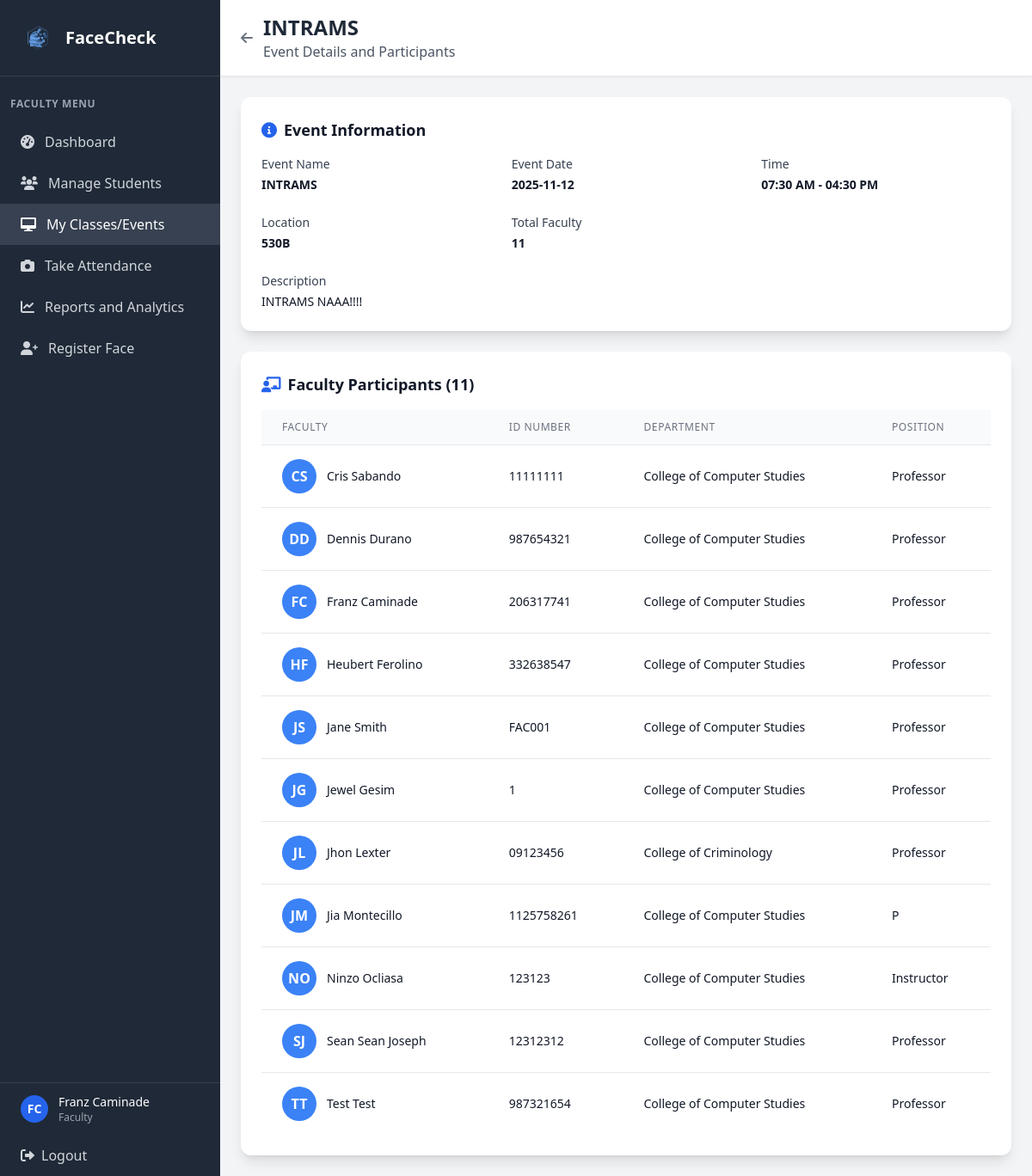
Screenshot of /faculty/event/1 (signed in) with the database file from the repository.
### tables this page shows
CREATE TABLE user (
            user_id INTEGER PRIMARY KEY AUTOINCREMENT,
            idno VARCHAR(20) NOT NULL UNIQUE,
            firstname VARCHAR(50) NOT NULL,
            lastname VARCHAR(50) NOT NULL,
            role VARCHAR(10) NOT NULL CHECK (role IN ('admin', 'faculty', 'student')),
            password VARCHAR(255) NOT NULL,
            created_at DATETIME DEFAULT CURRENT_TIMESTAMP,
            is_active BOOLEAN DEFAULT 1,
            dept_id INTEGER,
            FOREIGN KEY (dept_id) REFERENCES department(dept_id)
        );

CREATE TABLE event (
            event_id INTEGER PRIMARY KEY AUTOINCREMENT,
            event_name VARCHAR(20) NOT NULL,
            description TEXT,
            event_date DATETIME NOT NULL,
            start_time TIME,
            end_time TIME,
            room VARCHAR(20),
            faculty_id INTEGER NOT NULL,
            FOREIGN KEY (faculty_id) REFERENCES faculty(faculty_id)
        );

CREATE TABLE faculty (
            faculty_id INTEGER PRIMARY KEY AUTOINCREMENT,
            position VARCHAR(30) NOT NULL,
            user_id INTEGER NOT NULL, attendance_image VARCHAR(255),
            FOREIGN KEY (user_id) REFERENCES user(user_id)
        );

CREATE TABLE department (
            dept_id INTEGER PRIMARY KEY AUTOINCREMENT,
            dept_name VARCHAR(50) NOT NULL
        );

### app.py (the view)
@app.route('/faculty/event/<int:event_id>')
def faculty_event_view(event_id):
    if 'user_id' not in session or session['role'] != 'faculty':
        return redirect(url_for('login'))
    conn = get_db_connection()
    faculty = conn.execute('''
        SELECT f.faculty_id, u.firstname, u.lastname, u.idno, f.attendance_image
        FROM faculty f
        JOIN user u ON f.user_id = u.user_id
        WHERE u.user_id = ?
    ''', (session['user_id'],)).fetchone()
    if not faculty:
        conn.close()
        flash('Faculty record not found', 'error')
        return redirect(url_for('faculty_dashboard'))
    event_info = conn.execute('''
        SELECT * FROM event
        WHERE event_id = ? AND faculty_id = ?
    ''', (event_id, faculty['faculty_id'])).fetchone()
    if not event_info:
        conn.close()
        flash('Event not found or access denied', 'error')
        return redirect(url_for('faculty_my_classes'))
    faculty_members = conn.execute('''
        SELECT u.idno, u.firstname, u.lastname, d.dept_name, f.position, f.attendance_image
        FROM faculty f
        JOIN user u ON f.user_id = u.user_id
        LEFT JOIN department d ON u.dept_id = d.dept_id
        ORDER BY u.firstname, u.lastname
    ''').fetchall()
    def format_time(value):
        if not value:
            return None
        try:
            time_str = str(value)
            time_formats = ['%H:%M:%S', '%H:%M']
            for fmt in time_formats:
                try:
                    return datetime.strptime(time_str, fmt).strftime('%I:%M %p')
                except ValueError:
                    continue
            return time_str
        except Exception:
            return str(value)
    start_time = format_time(event_info['start_time'])
    end_time = format_time(event_info['end_time'])
    conn.close()
    return render_template('faculty/faculty_event_view.html',
                         event_info=event_info,
                         faculty=faculty,
                         faculty_members=faculty_members,
                         start_time=start_time,
                         end_time=end_time)

### app.py (called while the page is built)
def get_db_connection():
    try:
        conn = sqlite3.connect('facecheck.db', timeout=30.0)
        conn.row_factory = sqlite3.Row
        conn.execute('PRAGMA foreign_keys = ON')
        try:
            cur = conn.cursor()
            cur.execute("PRAGMA table_info(faculty)")
            columns = [row[1] for row in cur.fetchall()]
            if 'attendance_image' not in columns:
                cur.execute("ALTER TABLE faculty ADD COLUMN attendance_image VARCHAR(255)")
                conn.commit()
        except Exception:
            pass
        return conn
    except sqlite3.Error as e:
        print(f"Database connection error: {e}")
        raise

### templates/faculty/faculty_event_view.html (shortened to what this page needs)
<!DOCTYPE html>
<html lang="en">
<head>
    <script src="https://cdn.tailwindcss.com"></script>
    <link href="https://cdnjs.cloudflare.com/ajax/libs/font-awesome/6.0.0/css/all.min.css" rel="stylesheet">
</head>
<body class="bg-gray-100">
    <div class="flex h-screen">
        <div class="w-64 bg-gray-800 text-white">
            <div class="p-6 border-b border-gray-700">
                <div class="flex items-center">
                    <img src="{{ url_for('static', filename='img/FaceCheck_Logo.png') }}" alt="FaceCheck logo" class="w-10 h-10 mr-3">
                    <h1 class="text-xl font-bold">FaceCheck</h1>
                </div>
            </div>
            <nav class="mt-6">
                <div class="px-3">
                    <div class="text-xs font-semibold text-gray-400 uppercase tracking-wider mb-3">Faculty Menu</div>
                </div>
                <a href="{{ url_for('faculty_dashboard') }}" class="flex items-center px-6 py-3 text-gray-300 hover:bg-gray-700 hover:text-white transition duration-200">
                    <i class="fas fa-tachometer-alt mr-3"></i>
                    Dashboard
                </a>
                <a href="{{ url_for('faculty_manage_students') }}" class="flex items-center px-6 py-3 text-gray-300 hover:bg-gray-700 hover:text-white transition duration-200">
                    <i class="fas fa-users mr-3"></i>
                    Manage Students
                </a>
                <a href="{{ url_for('faculty_my_classes') }}" class="flex items-center px-6 py-3 bg-gray-700 text-white">
                    <i class="fas fa-desktop mr-3"></i>
                    My Classes/Events
                </a>
                <a href="/attendance" class="flex items-center px-6 py-3 text-gray-300 hover:bg-gray-700 hover:text-white transition duration-200">
                    <i class="fas fa-camera mr-3"></i>
                    Take Attendance
                </a>
                <a href="/attendance_reports" class="flex items-center px-6 py-3 text-gray-300 hover:bg-gray-700 hover:text-white transition duration-200">
                    <i class="fas fa-chart-line mr-3"></i>
                    Reports and Analytics
                </a>
                <a href="/faculty/register_face" class="flex items-center px-6 py-3 text-gray-300 hover:bg-gray-700 hover:text-white transition duration-200">
                    <i class="fas fa-user-plus mr-3"></i>
                    Register Face
                </a>
            </nav>
            <div class="absolute bottom-0 w-64 border-t border-gray-700">
                <a href="{{ url_for('faculty_profile') }}" class="flex items-center px-6 py-3 hover:bg-gray-700 transition duration-200">
                    {% if faculty.attendance_image %}
                    <img src="{{ url_for('static', filename='attendance_images/' + faculty.attendance_image) }}"
                         alt="{{ faculty.firstname }} {{ faculty.lastname }}"
                         class="w-8 h-8 rounded-full object-cover border-2 border-blue-600 mr-3"
                         onerror="this.onerror=null; this.style.display='none'; this.nextElementSibling.style.display='flex';">
                    <div class="w-8 h-8 bg-blue-600 rounded-full items-center justify-center mr-3 hidden">
                        <span class="text-white text-sm font-bold">{{ faculty.firstname[0] }}{{ faculty.lastname[0] }}</span>
                    </div>
                    {% else %}
                    <div class="w-8 h-8 bg-blue-600 rounded-full flex items-center justify-center mr-3">
                        <span class="text-white text-sm font-bold">{{ faculty.firstname[0] }}{{ faculty.lastname[0] }}</span>
                    </div>
                    {% endif %}
                    <div>
                        <div class="text-sm font-medium">{{ faculty.firstname }} {{ faculty.lastname }}</div>
                        <div class="text-xs text-gray-400">Faculty</div>
                    </div>
                </a>
                <a href="{{ url_for('logout') }}" class="flex items-center px-6 py-3 text-gray-300 hover:bg-gray-700 hover:text-white transition duration-200">
                    <i class="fas fa-sign-out-alt mr-2"></i>
                    Logout
                </a>
            </div>
        </div>
        <div class="flex-1 flex flex-col overflow-hidden">
            <header class="bg-white shadow-sm border-b border-gray-200">
                <div class="px-6 py-4">
                    <div class="flex items-center justify-between">
                        <div>
                            <div class="flex items-center space-x-3">
                                <a href="{{ url_for('faculty_my_classes') }}" class="text-gray-500 hover:text-gray-700">
                                    <i class="fas fa-arrow-left"></i>
                                </a>
                                <div>
                                    <h2 class="text-2xl font-bold text-gray-800">{{ event_info.event_name }}</h2>
                                    <p class="text-gray-600">Event Details and Participants</p>
                                </div>
                            </div>
                        </div>
                    </div>
                </div>
            </header>
            <main class="flex-1 overflow-y-auto p-6">
                <div class="max-w-7xl mx-auto">
                    <div class="bg-white rounded-xl shadow-lg p-6 mb-6">
                        <h3 class="text-lg font-semibold text-gray-900 mb-4">
                            <i class="fas fa-info-circle mr-2 text-blue-600"></i>Event Information
                        </h3>
                        <div class="grid grid-cols-1 md:grid-cols-2 lg:grid-cols-3 gap-6">
                            <div>
                                <label class="block text-sm font-medium text-gray-700 mb-1">Event Name</label>
                                <p class="text-sm text-gray-900 font-semibold">{{ event_info.event_name }}</p>
                            </div>
                            <div>
                                <label class="block text-sm font-medium text-gray-700 mb-1">Event Date</label>
                                <p class="text-sm text-gray-900 font-semibold">{{ event_info.event_date }}</p>
                            </div>
                            <div>
                                <label class="block text-sm font-medium text-gray-700 mb-1">Time</label>
                                <p class="text-sm text-gray-900 font-semibold">
                                    {% if start_time and end_time %}
                                        {{ start_time }} - {{ end_time }}
                                    {% else %}
                                        Not set
                                    {% endif %}
                                </p>
                            </div>
                            <div>
                                <label class="block text-sm font-medium text-gray-700 mb-1">Location</label>
                                <p class="text-sm text-gray-900 font-semibold">{{ event_info.room or 'TBA' }}</p>
                            </div>
                            <div>
                                <label class="block text-sm font-medium text-gray-700 mb-1">Total Faculty</label>
                                <p class="text-sm text-gray-900 font-semibold">{{ faculty_members|length }}</p>
                            </div>
                            {% if event_info.description %}
                            <div class="md:col-span-2 lg:col-span-3">
                                <label class="block text-sm font-medium text-gray-700 mb-1">Description</label>
                                <p class="text-sm text-gray-900">{{ event_info.description }}</p>
                            </div>
                            {% endif %}
                        </div>
                    </div>
                    <div class="bg-white rounded-xl shadow-lg p-6">
                        <div class="flex items-center justify-between mb-4">
                            <h3 class="text-lg font-semibold text-gray-900">
                                <i class="fas fa-chalkboard-teacher mr-2 text-blue-600"></i>Faculty Participants ({{ faculty_members|length }})
                            </h3>
                        </div>
                        {% if faculty_members %}
                        <div class="overflow-x-auto">
                            <table class="min-w-full divide-y divide-gray-200">
                                <thead class="bg-gray-50">
                                    <tr>
                                        <th class="px-6 py-3 text-left text-xs font-medium text-gray-500 uppercase tracking-wider">Faculty</th>
                                        <th class="px-6 py-3 text-left text-xs font-medium text-gray-500 uppercase tracking-wider">ID Number</th>
                                        <th class="px-6 py-3 text-left text-xs font-medium text-gray-500 uppercase tracking-wider">Department</th>
                                        <th class="px-6 py-3 text-left text-xs font-medium text-gray-500 uppercase tracking-wider">Position</th>
                                    </tr>
                                </thead>
                                <tbody class="bg-white divide-y divide-gray-200">
                                    {% for member in faculty_members %}
                                    <tr class="hover:bg-gray-50">
                                        <td class="px-6 py-4 whitespace-nowrap">
                                            <div class="flex items-center">
                                                {% if member.attendance_image %}
                                                <div class="h-10 w-10 rounded-full bg-blue-500 items-center justify-center text-white font-bold mr-3 hidden">
                                                    {{ member.firstname[0] }}{{ member.lastname[0] }}
                                                </div>
                                                {% else %}
                                                <div class="h-10 w-10 rounded-full bg-blue-500 flex items-center justify-center text-white font-bold mr-3">
                                                    {{ member.firstname[0] }}{{ member.lastname[0] }}
                                                </div>
                                                {% endif %}
                                                <div>
                                                    <div class="text-sm font-medium text-gray-900">{{ member.firstname }} {{ member.lastname }}</div>
                                                </div>
                                            </div>
                                        </td>
                                        <td class="px-6 py-4 whitespace-nowrap text-sm text-gray-900">{{ member.idno }}</td>
                                        <td class="px-6 py-4 whitespace-nowrap text-sm text-gray-900">{{ member.dept_name or 'N/A' }}</td>
                                        <td class="px-6 py-4 whitespace-nowrap text-sm text-gray-900">{{ member.position or 'Faculty' }}</td>
                                    </tr>
                                    {% endfor %}
                                </tbody>
                            </table>
                        </div>
                        {% else %}
                        <div class="text-center py-12">
                            <i class="fas fa-user-slash text-gray-400 text-6xl mb-4"></i>
                            <h3 class="text-lg font-medium text-gray-900 mb-2">No Faculty Found</h3>
                            <p class="text-gray-600">No faculty records are available.</p>
                        </div>
                        {% endif %}
                    </div>
                </div>
            </main>
        </div>
    </div>
</body>
</html>

### rows the page displays
user: firstname "F", lastname "C", firstname "Franz", lastname "Caminade"
event: event_name "INTRAMS", event_date "2025-11-12", room "530B", description "INTRAMS NAAA!!!!"
faculty: firstname "C", lastname "S", firstname "Cris", lastname "Sabando", idno "11111111", dept_name "College of Computer Studies", position "Professor"
faculty: firstname "D", lastname "D", firstname "Dennis", lastname "Durano", idno "987654321", dept_name "College of Computer Studies", position "Professor"
faculty: firstname "F", lastname "C", firstname "Franz", lastname "Caminade", idno "206317741", dept_name "College of Computer Studies", position "Professor"
faculty: firstname "H", lastname "F", firstname "Heubert", lastname "Ferolino", idno "332638547", dept_name "College of Computer Studies", position "Professor"
faculty: firstname "J", lastname "S", firstname "Jane", lastname "Smith", idno "FAC001", dept_name "College of Computer Studies", position "Professor"
faculty: firstname "J", lastname "G", firstname "Jewel", lastname "Gesim", idno "1", dept_name "College of Computer Studies", position "Professor"
faculty: firstname "J", lastname "L", firstname "Jhon", lastname "Lexter", idno "09123456", dept_name "College of Criminology", position "Professor"
faculty: firstname "J", lastname "M", firstname "Jia", lastname "Montecillo", idno "1125758261", dept_name "College of Computer Studies", position "P"
faculty: firstname "N", lastname "O", firstname "Ninzo", lastname "Ocliasa", idno "123123", dept_name "College of Computer Studies", position "Instructor"
faculty: firstname "S", lastname "J", firstname "Sean Sean", lastname "Joseph", idno "12312312", dept_name "College of Computer Studies", position "Professor"
faculty: firstname "T", lastname "T", firstname "Test", lastname "Test", idno "987321654", dept_name "College of Computer Studies", position "Professor"

### other values shown
{{ start_time }} "07:30 AM"
{{ end_time }} "04:30 PM"
{{ faculty_members|length }} "11"
